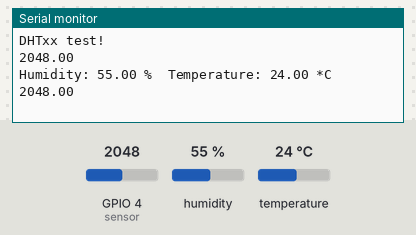
A sketch run on a simulated ESP32. On the bench: the last lines printed to the serial monitor. The inputs (shaded band) are chosen by the test bench; at power-on: humidity 55 %, GPIO 4 (sensor) = 2048, temperature 24 °C.

Above: at 3.8 s.
3.9 s: humidity set to 22 %
At 6.7 s:
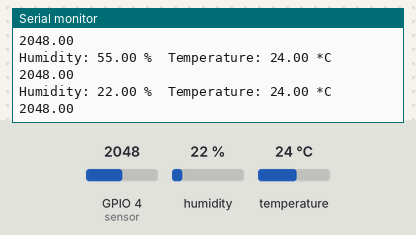
7.8 s: GPIO 4 (sensor) set to 2866
At 9.9 s:
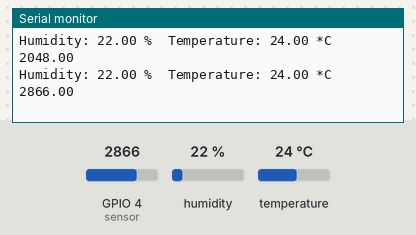
11.7 s: temperature set to 12 °C
At 13.0 s:
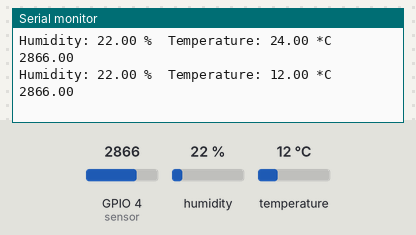
15.6 s: GPIO 4 (sensor) set to 3603
At 19.2 s:
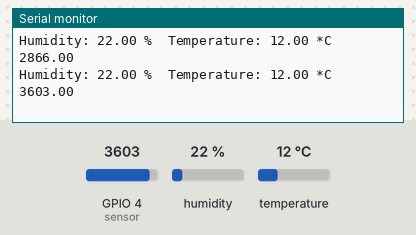
19.5 s: humidity set to 40 %
At 22.5 s:
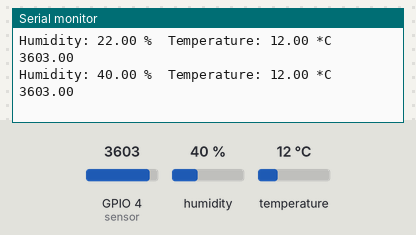
Timing chart, 0 to 24.0 s (numbered marks = the images above; inputs shaded):
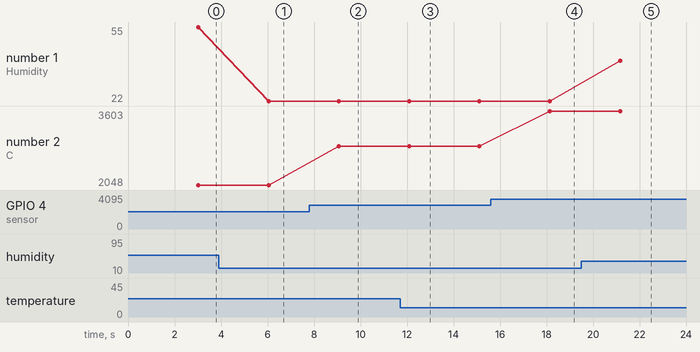

Measured:
- after the input at 3.9 s, the serial monitor: prints a new line after 2.1 s (image 1)
- after the input at 7.8 s, the serial monitor: prints a new line after 1.3 s (image 2)
- after the input at 11.7 s, the serial monitor: prints a new line after 0.39 s (image 3)
- after the input at 15.6 s, the serial monitor: prints a new line after 2.5 s (image 4)
- after the input at 19.5 s, the serial monitor: prints a new line after 1.7 s (image 5)
- plotted number 1: 55 → 22 after the input at 3.9 s, 22 → 40 after the input at 19.5 s
- plotted number 2: 2048 → 2866 after the input at 7.8 s, 2866 → 3603 after the input at 15.6 s

The sketch:

Read_data_from_sensors.ino
```cpp
int sensor = 4;
float sensor1;

//declare library and connection for DHT11
#include "DHT.h"
#define DHTPIN 32     // what digital pin the DHT sensor is connected to
#define DHTTYPE DHT11   // there are multiple kinds of DHT sensors
DHT dht(DHTPIN, DHTTYPE);

void setup() {
//setup for DHT11
  Serial.begin(9600);
  Serial.println("DHTxx test!");
  dht.begin();

//setup for smoke sensor
pinMode(sensor, INPUT);
}

void loop() {
//loop for smoke sensor
sensor1 = analogRead(sensor);
Serial.println(sensor1);
delay(1000);

//Read DHT11 temperature and humidity
delay(2000);
float h = dht.readHumidity();
// Read temperature as Celsius (the default)
float t = dht.readTemperature();
if (isnan(h) || isnan(t)) {
Serial.println("Failed to read from DHT sensor!");
  return;
}
// Read temperature and humidity from ESP32
Serial.print("Humidity: ");
Serial.print(h);
Serial.print(" %\t");
Serial.print("Temperature: ");
Serial.print(t);
Serial.print(" *C ");
}
```
